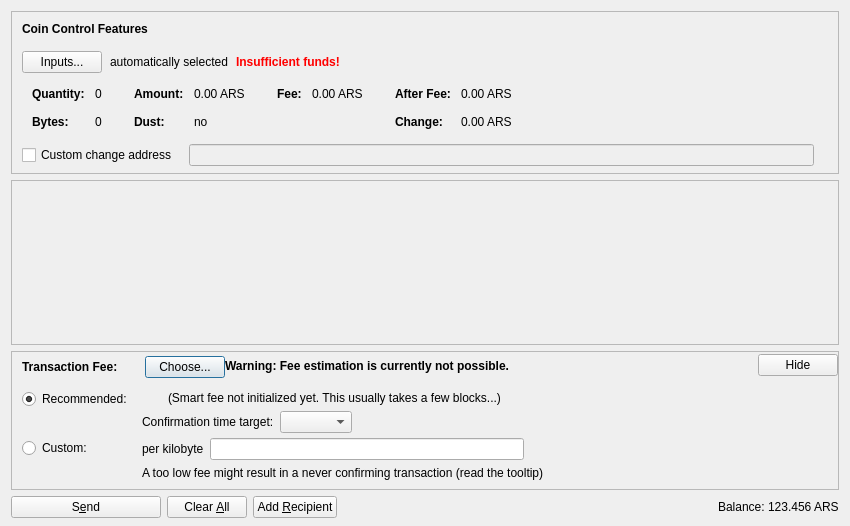
<?xml version="1.0" encoding="UTF-8"?>
<ui version="4.0">
 <class>SendCoinsDialog</class>
 <widget class="QDialog" name="SendCoinsDialog">
  <property name="geometry">
   <rect>
    <x>0</x>
    <y>0</y>
    <width>850</width>
    <height>526</height>
   </rect>
  </property>
  <property name="windowTitle">
   <string>Send Coins</string>
  </property>
  <layout class="QVBoxLayout" name="verticalLayout" stretch="0,1,0,0">
   <property name="bottomMargin">
    <number>8</number>
   </property>
   <item>
    <widget class="QFrame" name="frameCoinControl">
     <property name="sizePolicy">
      <sizepolicy hsizetype="Expanding" vsizetype="Expanding">
       <horstretch>0</horstretch>
       <verstretch>0</verstretch>
      </sizepolicy>
     </property>
     <property name="maximumSize">
      <size>
       <width>16777215</width>
       <height>16777215</height>
      </size>
     </property>
     <property name="frameShape">
      <enum>QFrame::StyledPanel</enum>
     </property>
     <property name="frameShadow">
      <enum>QFrame::Sunken</enum>
     </property>
     <layout class="QVBoxLayout" name="verticalLayoutCoinControl2">
      <property name="spacing">
       <number>0</number>
      </property>
      <property name="leftMargin">
       <number>0</number>
      </property>
      <property name="topMargin">
       <number>0</number>
      </property>
      <property name="rightMargin">
       <number>0</number>
      </property>
      <property name="bottomMargin">
       <number>6</number>
      </property>
      <item>
       <layout class="QVBoxLayout" name="verticalLayoutCoinControl" stretch="0,0,0,0,1">
        <property name="spacing">
         <number>0</number>
        </property>
        <property name="leftMargin">
         <number>10</number>
        </property>
        <property name="topMargin">
         <number>10</number>
        </property>
        <item>
         <layout class="QHBoxLayout" name="horizontalLayoutCoinControl1">
          <property name="bottomMargin">
           <number>15</number>
          </property>
          <item>
           <widget class="QLabel" name="labelCoinControlFeatures">
            <property name="sizePolicy">
             <sizepolicy hsizetype="Preferred" vsizetype="Maximum">
              <horstretch>0</horstretch>
              <verstretch>0</verstretch>
             </sizepolicy>
            </property>
            <property name="font">
             <font>
              <weight>75</weight>
              <bold>true</bold>
             </font>
            </property>
            <property name="styleSheet">
             <string notr="true">font-weight:bold;</string>
            </property>
            <property name="text">
             <string>Coin Control Features</string>
            </property>
           </widget>
          </item>
         </layout>
        </item>
        <item>
         <layout class="QHBoxLayout" name="horizontalLayoutCoinControl2" stretch="0,0,0,0">
          <property name="spacing">
           <number>8</number>
          </property>
          <property name="bottomMargin">
           <number>10</number>
          </property>
          <item>
           <widget class="QPushButton" name="pushButtonCoinControl">
            <property name="styleSheet">
             <string notr="true"/>
            </property>
            <property name="text">
             <string>Inputs...</string>
            </property>
            <property name="autoDefault">
             <bool>false</bool>
            </property>
           </widget>
          </item>
          <item>
           <widget class="QLabel" name="labelCoinControlAutomaticallySelected">
            <property name="text">
             <string>automatically selected</string>
            </property>
            <property name="margin">
             <number>5</number>
            </property>
           </widget>
          </item>
          <item>
           <widget class="QLabel" name="labelCoinControlInsuffFunds">
            <property name="font">
             <font>
              <weight>75</weight>
              <bold>true</bold>
             </font>
            </property>
            <property name="styleSheet">
             <string notr="true">color:red;font-weight:bold;</string>
            </property>
            <property name="text">
             <string>Insufficient funds!</string>
            </property>
            <property name="margin">
             <number>5</number>
            </property>
           </widget>
          </item>
          <item>
           <spacer name="horizontalSpacerCoinControl">
            <property name="orientation">
             <enum>Qt::Horizontal</enum>
            </property>
            <property name="sizeHint" stdset="0">
             <size>
              <width>40</width>
              <height>1</height>
             </size>
            </property>
           </spacer>
          </item>
         </layout>
        </item>
        <item>
         <widget class="QWidget" name="widgetCoinControl" native="true">
          <property name="sizePolicy">
           <sizepolicy hsizetype="Preferred" vsizetype="Preferred">
            <horstretch>0</horstretch>
            <verstretch>0</verstretch>
           </sizepolicy>
          </property>
          <property name="minimumSize">
           <size>
            <width>0</width>
            <height>0</height>
           </size>
          </property>
          <property name="styleSheet">
           <string notr="true"/>
          </property>
          <layout class="QHBoxLayout" name="horizontalLayoutCoinControl5">
           <property name="leftMargin">
            <number>0</number>
           </property>
           <property name="topMargin">
            <number>0</number>
           </property>
           <property name="rightMargin">
            <number>0</number>
           </property>
           <property name="bottomMargin">
            <number>0</number>
           </property>
           <item>
            <layout class="QHBoxLayout" name="horizontalLayoutCoinControl3" stretch="0,0,0,1">
             <property name="spacing">
              <number>20</number>
             </property>
             <property name="topMargin">
              <number>0</number>
             </property>
             <property name="bottomMargin">
              <number>10</number>
             </property>
             <item>
              <layout class="QFormLayout" name="formLayoutCoinControl1">
               <property name="horizontalSpacing">
                <number>10</number>
               </property>
               <property name="verticalSpacing">
                <number>14</number>
               </property>
               <property name="leftMargin">
                <number>10</number>
               </property>
               <property name="topMargin">
                <number>4</number>
               </property>
               <property name="rightMargin">
                <number>6</number>
               </property>
               <item row="0" column="0">
                <widget class="QLabel" name="labelCoinControlQuantityText">
                 <property name="font">
                  <font>
                   <weight>75</weight>
                   <bold>true</bold>
                  </font>
                 </property>
                 <property name="text">
                  <string>Quantity:</string>
                 </property>
                 <property name="margin">
                  <number>0</number>
                 </property>
                </widget>
               </item>
               <item row="0" column="1">
                <widget class="QLabel" name="labelCoinControlQuantity">
                 <property name="cursor">
                  <cursorShape>IBeamCursor</cursorShape>
                 </property>
                 <property name="contextMenuPolicy">
                  <enum>Qt::ActionsContextMenu</enum>
                 </property>
                 <property name="text">
                  <string notr="true">0</string>
                 </property>
                 <property name="margin">
                  <number>0</number>
                 </property>
                 <property name="textInteractionFlags">
                  <set>Qt::LinksAccessibleByMouse|Qt::TextSelectableByKeyboard|Qt::TextSelectableByMouse</set>
                 </property>
                </widget>
               </item>
               <item row="1" column="0">
                <widget class="QLabel" name="labelCoinControlBytesText">
                 <property name="font">
                  <font>
                   <weight>75</weight>
                   <bold>true</bold>
                  </font>
                 </property>
                 <property name="text">
                  <string>Bytes:</string>
                 </property>
                </widget>
               </item>
               <item row="1" column="1">
                <widget class="QLabel" name="labelCoinControlBytes">
                 <property name="cursor">
                  <cursorShape>IBeamCursor</cursorShape>
                 </property>
                 <property name="contextMenuPolicy">
                  <enum>Qt::ActionsContextMenu</enum>
                 </property>
                 <property name="text">
                  <string notr="true">0</string>
                 </property>
                 <property name="textInteractionFlags">
                  <set>Qt::LinksAccessibleByMouse|Qt::TextSelectableByKeyboard|Qt::TextSelectableByMouse</set>
                 </property>
                </widget>
               </item>
              </layout>
             </item>
             <item>
              <layout class="QFormLayout" name="formLayoutCoinControl2">
               <property name="horizontalSpacing">
                <number>10</number>
               </property>
               <property name="verticalSpacing">
                <number>14</number>
               </property>
               <property name="leftMargin">
                <number>6</number>
               </property>
               <property name="topMargin">
                <number>4</number>
               </property>
               <property name="rightMargin">
                <number>6</number>
               </property>
               <item row="0" column="0">
                <widget class="QLabel" name="labelCoinControlAmountText">
                 <property name="font">
                  <font>
                   <weight>75</weight>
                   <bold>true</bold>
                  </font>
                 </property>
                 <property name="text">
                  <string>Amount:</string>
                 </property>
                 <property name="margin">
                  <number>0</number>
                 </property>
                </widget>
               </item>
               <item row="0" column="1">
                <widget class="QLabel" name="labelCoinControlAmount">
                 <property name="cursor">
                  <cursorShape>IBeamCursor</cursorShape>
                 </property>
                 <property name="contextMenuPolicy">
                  <enum>Qt::ActionsContextMenu</enum>
                 </property>
                 <property name="text">
                  <string notr="true">0.00 ARS</string>
                 </property>
                 <property name="textInteractionFlags">
                  <set>Qt::LinksAccessibleByMouse|Qt::TextSelectableByKeyboard|Qt::TextSelectableByMouse</set>
                 </property>
                </widget>
               </item>
               <item row="1" column="0">
                <widget class="QLabel" name="labelCoinControlLowOutputText">
                 <property name="font">
                  <font>
                   <weight>75</weight>
                   <bold>true</bold>
                  </font>
                 </property>
                 <property name="text">
                  <string>Dust:</string>
                 </property>
                </widget>
               </item>
               <item row="1" column="1">
                <widget class="QLabel" name="labelCoinControlLowOutput">
                 <property name="cursor">
                  <cursorShape>IBeamCursor</cursorShape>
                 </property>
                 <property name="contextMenuPolicy">
                  <enum>Qt::ActionsContextMenu</enum>
                 </property>
                 <property name="text">
                  <string notr="true">no</string>
                 </property>
                 <property name="textInteractionFlags">
                  <set>Qt::LinksAccessibleByMouse|Qt::TextSelectableByKeyboard|Qt::TextSelectableByMouse</set>
                 </property>
                </widget>
               </item>
              </layout>
             </item>
             <item>
              <layout class="QFormLayout" name="formLayoutCoinControl3">
               <property name="horizontalSpacing">
                <number>10</number>
               </property>
               <property name="verticalSpacing">
                <number>14</number>
               </property>
               <property name="leftMargin">
                <number>6</number>
               </property>
               <property name="topMargin">
                <number>4</number>
               </property>
               <property name="rightMargin">
                <number>6</number>
               </property>
               <item row="0" column="0">
                <widget class="QLabel" name="labelCoinControlFeeText">
                 <property name="font">
                  <font>
                   <weight>75</weight>
                   <bold>true</bold>
                  </font>
                 </property>
                 <property name="text">
                  <string>Fee:</string>
                 </property>
                 <property name="margin">
                  <number>0</number>
                 </property>
                </widget>
               </item>
               <item row="0" column="1">
                <widget class="QLabel" name="labelCoinControlFee">
                 <property name="cursor">
                  <cursorShape>IBeamCursor</cursorShape>
                 </property>
                 <property name="contextMenuPolicy">
                  <enum>Qt::ActionsContextMenu</enum>
                 </property>
                 <property name="text">
                  <string notr="true">0.00 ARS</string>
                 </property>
                 <property name="textInteractionFlags">
                  <set>Qt::LinksAccessibleByMouse|Qt::TextSelectableByKeyboard|Qt::TextSelectableByMouse</set>
                 </property>
                </widget>
               </item>
              </layout>
             </item>
             <item>
              <layout class="QFormLayout" name="formLayoutCoinControl4">
               <property name="horizontalSpacing">
                <number>10</number>
               </property>
               <property name="verticalSpacing">
                <number>14</number>
               </property>
               <property name="leftMargin">
                <number>6</number>
               </property>
               <property name="topMargin">
                <number>4</number>
               </property>
               <property name="rightMargin">
                <number>6</number>
               </property>
               <item row="0" column="0">
                <widget class="QLabel" name="labelCoinControlAfterFeeText">
                 <property name="font">
                  <font>
                   <weight>75</weight>
                   <bold>true</bold>
                  </font>
                 </property>
                 <property name="text">
                  <string>After Fee:</string>
                 </property>
                 <property name="margin">
                  <number>0</number>
                 </property>
                </widget>
               </item>
               <item row="0" column="1">
                <widget class="QLabel" name="labelCoinControlAfterFee">
                 <property name="cursor">
                  <cursorShape>IBeamCursor</cursorShape>
                 </property>
                 <property name="contextMenuPolicy">
                  <enum>Qt::ActionsContextMenu</enum>
                 </property>
                 <property name="text">
                  <string notr="true">0.00 ARS</string>
                 </property>
                 <property name="textInteractionFlags">
                  <set>Qt::LinksAccessibleByMouse|Qt::TextSelectableByKeyboard|Qt::TextSelectableByMouse</set>
                 </property>
                </widget>
               </item>
               <item row="1" column="0">
                <widget class="QLabel" name="labelCoinControlChangeText">
                 <property name="font">
                  <font>
                   <weight>75</weight>
                   <bold>true</bold>
                  </font>
                 </property>
                 <property name="text">
                  <string>Change:</string>
                 </property>
                </widget>
               </item>
               <item row="1" column="1">
                <widget class="QLabel" name="labelCoinControlChange">
                 <property name="cursor">
                  <cursorShape>IBeamCursor</cursorShape>
                 </property>
                 <property name="contextMenuPolicy">
                  <enum>Qt::ActionsContextMenu</enum>
                 </property>
                 <property name="text">
                  <string notr="true">0.00 ARS</string>
                 </property>
                 <property name="textInteractionFlags">
                  <set>Qt::LinksAccessibleByMouse|Qt::TextSelectableByKeyboard|Qt::TextSelectableByMouse</set>
                 </property>
                </widget>
               </item>
              </layout>
             </item>
            </layout>
           </item>
          </layout>
         </widget>
        </item>
        <item>
         <layout class="QHBoxLayout" name="horizontalLayoutCoinControl4" stretch="0,0,0">
          <property name="spacing">
           <number>12</number>
          </property>
          <property name="sizeConstraint">
           <enum>QLayout::SetDefaultConstraint</enum>
          </property>
          <property name="topMargin">
           <number>5</number>
          </property>
          <property name="rightMargin">
           <number>5</number>
          </property>
          <item>
           <widget class="QCheckBox" name="checkBoxCoinControlChange">
            <property name="toolTip">
             <string>If this is activated, but the change address is empty or invalid, change will be sent to a newly generated address.</string>
            </property>
            <property name="text">
             <string>Custom change address</string>
            </property>
           </widget>
          </item>
          <item>
           <widget class="QValidatedLineEdit" name="lineEditCoinControlChange">
            <property name="enabled">
             <bool>false</bool>
            </property>
            <property name="sizePolicy">
             <sizepolicy hsizetype="Expanding" vsizetype="Fixed">
              <horstretch>0</horstretch>
              <verstretch>0</verstretch>
             </sizepolicy>
            </property>
           </widget>
          </item>
          <item>
           <widget class="QLabel" name="labelCoinControlChangeLabel">
            <property name="sizePolicy">
             <sizepolicy hsizetype="Preferred" vsizetype="Expanding">
              <horstretch>0</horstretch>
              <verstretch>0</verstretch>
             </sizepolicy>
            </property>
            <property name="minimumSize">
             <size>
              <width>0</width>
              <height>0</height>
             </size>
            </property>
            <property name="text">
             <string/>
            </property>
            <property name="margin">
             <number>3</number>
            </property>
           </widget>
          </item>
         </layout>
        </item>
        <item>
         <spacer name="verticalSpacerCoinControl">
          <property name="orientation">
           <enum>Qt::Vertical</enum>
          </property>
          <property name="sizeHint" stdset="0">
           <size>
            <width>800</width>
            <height>1</height>
           </size>
          </property>
         </spacer>
        </item>
       </layout>
      </item>
     </layout>
    </widget>
   </item>
   <item>
    <widget class="QScrollArea" name="scrollArea">
     <property name="widgetResizable">
      <bool>true</bool>
     </property>
     <widget class="QWidget" name="scrollAreaWidgetContents">
      <property name="geometry">
       <rect>
        <x>0</x>
        <y>0</y>
        <width>830</width>
        <height>104</height>
       </rect>
      </property>
      <layout class="QVBoxLayout" name="verticalLayout_2" stretch="0,1">
       <property name="leftMargin">
        <number>0</number>
       </property>
       <property name="topMargin">
        <number>0</number>
       </property>
       <property name="rightMargin">
        <number>0</number>
       </property>
       <property name="bottomMargin">
        <number>0</number>
       </property>
       <item>
        <layout class="QVBoxLayout" name="entries">
         <property name="spacing">
          <number>6</number>
         </property>
        </layout>
       </item>
       <item>
        <spacer name="verticalSpacer">
         <property name="orientation">
          <enum>Qt::Vertical</enum>
         </property>
         <property name="sizeHint" stdset="0">
          <size>
           <width>20</width>
           <height>40</height>
          </size>
         </property>
        </spacer>
       </item>
      </layout>
     </widget>
    </widget>
   </item>
   <item>
    <widget class="QFrame" name="frameFee">
     <property name="sizePolicy">
      <sizepolicy hsizetype="Expanding" vsizetype="Expanding">
       <horstretch>0</horstretch>
       <verstretch>0</verstretch>
      </sizepolicy>
     </property>
     <property name="maximumSize">
      <size>
       <width>16777215</width>
       <height>16777215</height>
      </size>
     </property>
     <property name="frameShape">
      <enum>QFrame::StyledPanel</enum>
     </property>
     <property name="frameShadow">
      <enum>QFrame::Sunken</enum>
     </property>
     <layout class="QVBoxLayout" name="verticalLayoutFee1">
      <property name="spacing">
       <number>0</number>
      </property>
      <property name="leftMargin">
       <number>0</number>
      </property>
      <property name="topMargin">
       <number>0</number>
      </property>
      <property name="rightMargin">
       <number>0</number>
      </property>
      <property name="bottomMargin">
       <number>0</number>
      </property>
      <item>
       <layout class="QVBoxLayout" name="verticalLayoutFee2" stretch="0,0,0">
        <property name="spacing">
         <number>0</number>
        </property>
        <property name="leftMargin">
         <number>10</number>
        </property>
        <property name="topMargin">
         <number>0</number>
        </property>
        <item>
         <layout class="QHBoxLayout" name="horizontalLayoutFee1">
          <property name="bottomMargin">
           <number>0</number>
          </property>
          <item>
           <layout class="QVBoxLayout" name="verticalLayoutFee7">
            <property name="spacing">
             <number>0</number>
            </property>
            <item>
             <spacer name="verticalSpacerSmartFee">
              <property name="orientation">
               <enum>Qt::Vertical</enum>
              </property>
              <property name="sizeType">
               <enum>QSizePolicy::Fixed</enum>
              </property>
              <property name="sizeHint" stdset="0">
               <size>
                <width>1</width>
                <height>4</height>
               </size>
              </property>
             </spacer>
            </item>
            <item>
             <layout class="QHBoxLayout" name="horizontalLayoutSmartFee">
              <property name="spacing">
               <number>10</number>
              </property>
              <item>
               <widget class="QLabel" name="labelFeeHeadline">
                <property name="sizePolicy">
                 <sizepolicy hsizetype="Preferred" vsizetype="Maximum">
                  <horstretch>0</horstretch>
                  <verstretch>0</verstretch>
                 </sizepolicy>
                </property>
                <property name="font">
                 <font>
                  <weight>75</weight>
                  <bold>true</bold>
                 </font>
                </property>
                <property name="styleSheet">
                 <string notr="true">font-weight:bold;</string>
                </property>
                <property name="text">
                 <string>Transaction Fee:</string>
                </property>
               </widget>
              </item>
              <item>
               <widget class="QLabel" name="labelFeeMinimized">
                <property name="text">
                 <string/>
                </property>
               </widget>
              </item>
              <item>
               <widget class="QPushButton" name="buttonChooseFee">
                <property name="text">
                 <string>Choose...</string>
                </property>
               </widget>
              </item>
             </layout>
            </item>
            <item>
             <spacer name="verticalSpacer_5">
              <property name="orientation">
               <enum>Qt::Vertical</enum>
              </property>
              <property name="sizeHint" stdset="0">
               <size>
                <width>1</width>
                <height>1</height>
               </size>
              </property>
             </spacer>
            </item>
           </layout>
          </item>
          <item>
           <widget class="QLabel" name="fallbackFeeWarningLabel">
            <property name="toolTip">
             <string>Using the fallbackfee can result in sending a transaction that will take several hours or days (or never) to confirm. Consider choosing your fee manually or wait until you have validated the complete chain.</string>
            </property>
            <property name="font">
            <font>
                <weight>75</weight>
                <bold>true</bold>
            </font>
            </property>
            <property name="text">
             <string>Warning: Fee estimation is currently not possible.</string>
            </property>
            <property name="wordWrap">
             <bool>false</bool>
            </property>
           </widget>
          </item>
          <item>
           <spacer name="horizontalSpacer_4">
            <property name="orientation">
             <enum>Qt::Horizontal</enum>
            </property>
            <property name="sizeType">
             <enum>QSizePolicy::MinimumExpanding</enum>
            </property>
            <property name="sizeHint" stdset="0">
             <size>
              <width>40</width>
              <height>20</height>
             </size>
            </property>
           </spacer>
          </item>
          <item>
           <widget class="QPushButton" name="buttonMinimizeFee">
            <property name="toolTip">
             <string>collapse fee-settings</string>
            </property>
            <property name="text">
             <string>Hide</string>
            </property>
           </widget>
          </item>
         </layout>
        </item>
        <item>
         <widget class="QFrame" name="frameFeeSelection">
          <layout class="QVBoxLayout" name="verticalLayoutFee12">
           <property name="spacing">
            <number>0</number>
           </property>
           <property name="leftMargin">
            <number>0</number>
           </property>
           <property name="topMargin">
            <number>0</number>
           </property>
           <property name="rightMargin">
            <number>0</number>
           </property>
           <property name="bottomMargin">
            <number>0</number>
           </property>
           <item>
            <layout class="QGridLayout" name="gridLayoutFee">
             <property name="topMargin">
              <number>10</number>
             </property>
             <property name="bottomMargin">
              <number>4</number>
             </property>
             <property name="horizontalSpacing">
              <number>10</number>
             </property>
             <property name="verticalSpacing">
              <number>4</number>
             </property>
             <item row="1" column="1">
              <layout class="QVBoxLayout" name="verticalLayoutFee8">
               <property name="spacing">
                <number>6</number>
               </property>
               <item>
                <layout class="QHBoxLayout" name="horizontalLayoutFee13">
                 <item>
                  <widget class="QLabel" name="labelCustomPerKilobyte">
                   <property name="toolTip">
                    <string>Specify a custom fee per kB (1,000 bytes) of the transaction's virtual size.

Note:  Since the fee is calculated on a per-byte basis, a fee of "100 satoshis per kB" for a transaction size of 500 bytes (half of 1 kB) would ultimately yield a fee of only 50 satoshis.</string>
                   </property>
                   <property name="text">
                    <string>per kilobyte</string>
                   </property>
                  </widget>
                 </item>
                 <item>
                  <widget class="BitcoinAmountField" name="customFee"/>
                 </item>
                 <item>
                  <spacer name="horizontalSpacer_6">
                   <property name="orientation">
                    <enum>Qt::Horizontal</enum>
                   </property>
                   <property name="sizeHint" stdset="0">
                    <size>
                     <width>1</width>
                     <height>1</height>
                    </size>
                   </property>
                  </spacer>
                 </item>
                </layout>
               </item>
               <item>
                <layout class="QHBoxLayout" name="horizontalLayoutFee8">
                 <item>
                  <widget class="QLabel" name="labelCustomFeeWarning">
                   <property name="enabled">
                    <bool>true</bool>
                   </property>
                   <property name="toolTip">
                    <string>When there is less transaction volume than space in the blocks, miners as well as relaying nodes may enforce a minimum fee. Paying only this minimum fee is just fine, but be aware that this can result in a never confirming transaction once there is more demand for arsepound transactions than the network can process.</string>
                   </property>
                   <property name="text">
                    <string>A too low fee might result in a never confirming transaction (read the tooltip)</string>
                   </property>
                  </widget>
                 </item>
                 <item>
                  <spacer name="horizontalSpacer_2">
                   <property name="orientation">
                    <enum>Qt::Horizontal</enum>
                   </property>
                   <property name="sizeHint" stdset="0">
                    <size>
                     <width>1</width>
                     <height>1</height>
                    </size>
                   </property>
                  </spacer>
                 </item>
                </layout>
               </item>
              </layout>
             </item>
             <item row="0" column="0">
              <layout class="QVBoxLayout" name="verticalLayoutFee4" stretch="0,1">
               <item>
                <widget class="QRadioButton" name="radioSmartFee">
                 <property name="text">
                  <string>Recommended:</string>
                 </property>
                 <property name="checked">
                  <bool>true</bool>
                 </property>
                 <attribute name="buttonGroup">
                  <string notr="true">groupFee</string>
                 </attribute>
                </widget>
               </item>
               <item>
                <spacer name="verticalSpacer_2">
                 <property name="orientation">
                  <enum>Qt::Vertical</enum>
                 </property>
                 <property name="sizeHint" stdset="0">
                  <size>
                   <width>1</width>
                   <height>1</height>
                  </size>
                 </property>
                </spacer>
               </item>
              </layout>
             </item>
             <item row="1" column="0">
              <layout class="QVBoxLayout" name="verticalLayoutFee9" stretch="0,1">
               <item>
                <widget class="QRadioButton" name="radioCustomFee">
                 <property name="text">
                  <string>Custom:</string>
                 </property>
                 <attribute name="buttonGroup">
                  <string notr="true">groupFee</string>
                 </attribute>
                </widget>
               </item>
               <item>
                <spacer name="verticalSpacer_6">
                 <property name="orientation">
                  <enum>Qt::Vertical</enum>
                 </property>
                 <property name="sizeHint" stdset="0">
                  <size>
                   <width>1</width>
                   <height>1</height>
                  </size>
                 </property>
                </spacer>
               </item>
              </layout>
             </item>
             <item row="0" column="1">
              <layout class="QVBoxLayout" name="verticalLayoutFee3" stretch="0,0,1">
               <property name="spacing">
                <number>6</number>
               </property>
               <property name="topMargin">
                <number>2</number>
               </property>
               <item>
                <layout class="QHBoxLayout" name="horizontalLayoutFee12">
                 <item>
                  <widget class="QLabel" name="labelSmartFee">
                   <property name="text">
                    <string/>
                   </property>
                  </widget>
                 </item>
                 <item>
                  <widget class="QLabel" name="labelFeeEstimation">
                   <property name="text">
                    <string/>
                   </property>
                  </widget>
                 </item>
                 <item>
                  <widget class="QLabel" name="labelSmartFee2">
                   <property name="text">
                    <string>(Smart fee not initialized yet. This usually takes a few blocks...)</string>
                   </property>
                  </widget>
                 </item>
                 <item>
                  <spacer name="horizontalSpacer_5">
                   <property name="orientation">
                    <enum>Qt::Horizontal</enum>
                   </property>
                   <property name="sizeHint" stdset="0">
                    <size>
                     <width>1</width>
                     <height>1</height>
                    </size>
                   </property>
                  </spacer>
                 </item>
                </layout>
               </item>
               <item>
                <layout class="QHBoxLayout" name="horizontalLayoutFee9">
                 <item>
                  <layout class="QVBoxLayout" name="verticalLayoutFee6">
                   <item>
                    <widget class="QLabel" name="labelSmartFee3">
                     <property name="text">
                      <string>Confirmation time target:</string>
                     </property>
                    </widget>
                   </item>
                  </layout>
                 </item>
                 <item>
                  <layout class="QVBoxLayout" name="verticalLayoutFee5">
                   <property name="rightMargin">
                    <number>30</number>
                   </property>
                   <item>
                    <layout class="QHBoxLayout" name="horizontalLayoutConfTarget">
                     <property name="bottomMargin">
                      <number>0</number>
                     </property>
                     <item>
                      <widget class="QComboBox" name="confTargetSelector"/>
                     </item>
                     <item>
                      <spacer name="horizontalSpacerConfTarget">
                       <property name="orientation">
                        <enum>Qt::Horizontal</enum>
                       </property>
                       <property name="sizeHint" stdset="0">
                        <size>
                         <width>40</width>
                         <height>20</height>
                        </size>
                       </property>
                      </spacer>
                     </item>
                    </layout>
                   </item>
                  </layout>
                 </item>
                </layout>
               </item>
               <item>
                <spacer name="verticalSpacer_4">
                 <property name="orientation">
                  <enum>Qt::Vertical</enum>
                 </property>
                 <property name="sizeHint" stdset="0">
                  <size>
                   <width>1</width>
                   <height>1</height>
                  </size>
                 </property>
                </spacer>
               </item>
              </layout>
             </item>
            </layout>
           </item>
          </layout>
         </widget>
        </item>
        <item>
         <spacer name="verticalSpacerFee">
          <property name="orientation">
           <enum>Qt::Vertical</enum>
          </property>
          <property name="sizeHint" stdset="0">
           <size>
            <width>40</width>
            <height>5</height>
           </size>
          </property>
         </spacer>
        </item>
       </layout>
      </item>
     </layout>
    </widget>
   </item>
   <item>
    <layout class="QHBoxLayout" name="horizontalLayout">
     <item>
      <widget class="QPushButton" name="sendButton">
       <property name="minimumSize">
        <size>
         <width>150</width>
         <height>0</height>
        </size>
       </property>
       <property name="toolTip">
        <string>Confirm the send action</string>
       </property>
       <property name="text">
        <string>S&amp;end</string>
       </property>
       <property name="icon">
        <iconset resource="../bitcoin.qrc">
         <normaloff>:/icons/send</normaloff>:/icons/send</iconset>
       </property>
       <property name="autoDefault">
        <bool>false</bool>
       </property>
       <property name="default">
        <bool>false</bool>
       </property>
      </widget>
     </item>
     <item>
      <widget class="QPushButton" name="clearButton">
       <property name="sizePolicy">
        <sizepolicy hsizetype="Minimum" vsizetype="Fixed">
         <horstretch>0</horstretch>
         <verstretch>0</verstretch>
        </sizepolicy>
       </property>
       <property name="toolTip">
        <string>Clear all fields of the form.</string>
       </property>
       <property name="text">
        <string>Clear &amp;All</string>
       </property>
       <property name="icon">
        <iconset resource="../bitcoin.qrc">
         <normaloff>:/icons/remove</normaloff>:/icons/remove</iconset>
       </property>
       <property name="autoDefault">
        <bool>false</bool>
       </property>
      </widget>
     </item>
     <item>
      <widget class="QPushButton" name="addButton">
       <property name="toolTip">
        <string>Send to multiple recipients at once</string>
       </property>
       <property name="text">
        <string>Add &amp;Recipient</string>
       </property>
       <property name="icon">
        <iconset resource="../bitcoin.qrc">
         <normaloff>:/icons/add</normaloff>:/icons/add</iconset>
       </property>
       <property name="autoDefault">
        <bool>false</bool>
       </property>
      </widget>
     </item>
     <item>
      <spacer name="horizontalSpacer">
       <property name="orientation">
        <enum>Qt::Horizontal</enum>
       </property>
       <property name="sizeHint" stdset="0">
        <size>
         <width>40</width>
         <height>20</height>
        </size>
       </property>
      </spacer>
     </item>
     <item>
      <layout class="QHBoxLayout" name="horizontalLayout_2">
       <property name="spacing">
        <number>3</number>
       </property>
       <item>
        <widget class="QLabel" name="label">
         <property name="sizePolicy">
          <sizepolicy hsizetype="Preferred" vsizetype="Fixed">
           <horstretch>0</horstretch>
           <verstretch>0</verstretch>
          </sizepolicy>
         </property>
         <property name="text">
          <string>Balance:</string>
         </property>
        </widget>
       </item>
       <item>
        <widget class="QLabel" name="labelBalance">
         <property name="sizePolicy">
          <sizepolicy hsizetype="Preferred" vsizetype="Fixed">
           <horstretch>0</horstretch>
           <verstretch>0</verstretch>
          </sizepolicy>
         </property>
         <property name="cursor">
          <cursorShape>IBeamCursor</cursorShape>
         </property>
         <property name="text">
          <string notr="true">123.456 ARS</string>
         </property>
         <property name="textInteractionFlags">
          <set>Qt::LinksAccessibleByMouse|Qt::TextSelectableByKeyboard|Qt::TextSelectableByMouse</set>
         </property>
        </widget>
       </item>
      </layout>
     </item>
    </layout>
   </item>
  </layout>
 </widget>
 <customwidgets>
  <customwidget>
   <class>QValidatedLineEdit</class>
   <extends>QLineEdit</extends>
   <header>qt/qvalidatedlineedit.h</header>
  </customwidget>
  <customwidget>
   <class>BitcoinAmountField</class>
   <extends>QLineEdit</extends>
   <header>qt/bitcoinamountfield.h</header>
   <container>1</container>
  </customwidget>
 </customwidgets>
 <resources>
  <include location="../bitcoin.qrc"/>
 </resources>
 <connections/>
 <buttongroups>
  <buttongroup name="groupFee"/>
 </buttongroups>
</ui>
